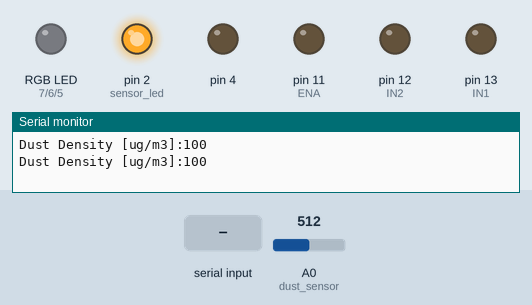
Recording of a sketch running on a simulated Arduino Uno, built with avr-gcc and run on an emulated ATmega328P. Parts: an RGB LED mixed from three pins (HIGH = lit), output pins drawn as LEDs (lit = HIGH), the last lines printed to the serial monitor. Inputs (shaded band) come from the test bench; at power-on: A0 (dust_sensor) = 512.

Above: at 3.8 s.
3.9 s: "0" received over the second serial link
At 6.9 s:
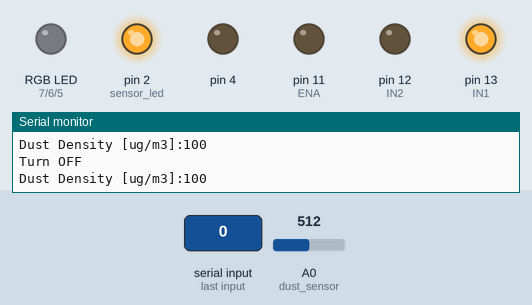
7.8 s: "1" received over the second serial link
At 9.7 s:
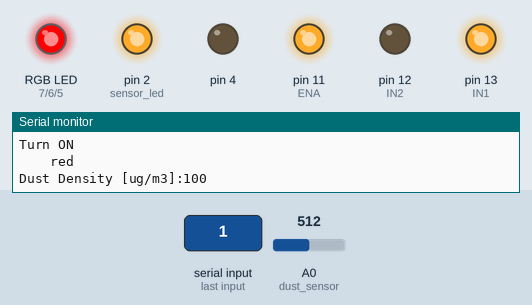
11.7 s: A0 (dust_sensor) set to 225
16.2 s: A0 (dust_sensor) set to 193
At 21.9 s:
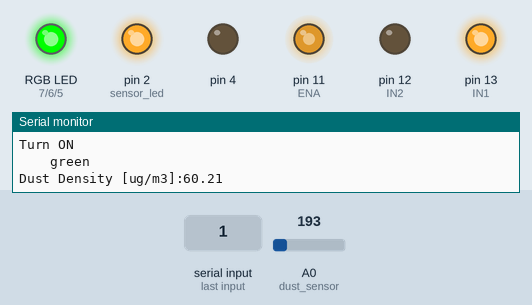
22.5 s: A0 (dust_sensor) set to 152
At 27.7 s:
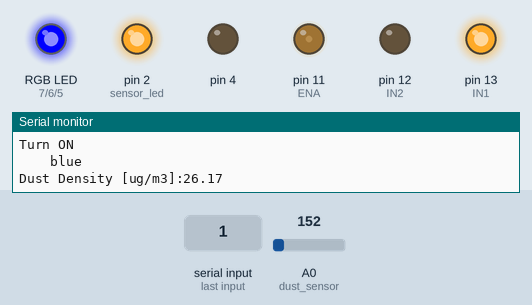
28.6 s: A0 (dust_sensor) set to 306
At 33.4 s:
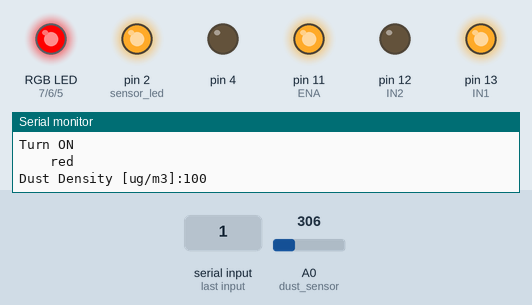
Timing chart, 0 to 34.9 s (numbered marks = the images above; inputs shaded):
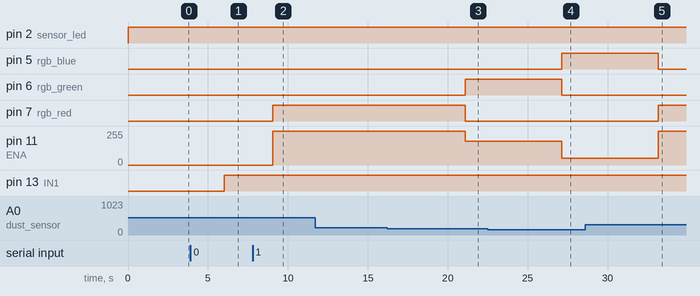

Measured:
- the behaviour switches between 211 and 210 on A0 (dust_sensor) (found by bisection; images 2 and 3)
- the behaviour switches between 163 and 162 on A0 (dust_sensor) (found by bisection; images 3 and 4)
- after the input at 3.9 s, pin 13 (IN1): LOW → HIGH after 2.1 s
- after the input at 7.8 s, pin 7 (rgb_red): LOW → HIGH after 1.2 s; pin 11 (ENA): 0/255 → 255/255 after 1.2 s
- after the input at 16.2 s, pin 6 (rgb_green): LOW → HIGH after 4.9 s; pin 7 (rgb_red): HIGH → LOW after 4.9 s; pin 11 (ENA): 255/255 → 180/255 after 4.9 s
- after the input at 22.5 s, pin 5 (rgb_blue): LOW → HIGH after 4.6 s; pin 6 (rgb_green): HIGH → LOW after 4.6 s; pin 11 (ENA): 180/255 → 50/255 after 4.6 s
- after the input at 28.6 s, pin 5 (rgb_blue): HIGH → LOW after 4.6 s; pin 7 (rgb_red): LOW → HIGH after 4.6 s; pin 11 (ENA): 50/255 → 255/255 after 4.6 s

The sketch:

Capstone_HW_Finish.ino
```cpp
#include <SoftwareSerial.h>

#define BTtx       8 // 블루투스 모듈의 tx를 D7으로 설정
#define BTrx       9 // 블루투스 모듈의 rx를 D8로 설정

SoftwareSerial BT(BTtx, BTrx); // tx, rx

char data = 0; /* 앱을 통해 0 또는 1이라는 문자열을 받을건데 0이 꺼지는 default 값이므로 0으로 설정 */

// 미세먼지 값 범위 제한
float min = 0; // 최소
float max = 100.0; // 최대

//RGBLED
int rgb_red = 7; // RGB 핀 설정
int rgb_green = 6; // RGB 핀 설정
int rgb_blue = 5; // RGB 핀 설정


//소독용 UV LED
int led = 10;

//미세먼지 센서
int dust_sensor = A0; // 미세먼지 센서 핀 설정
float dust_value = 0; // 실수형 미세먼지 값
float dustDensityug = 0; // 계산된 미세먼지 값
int sensor_led = 2; // 미세먼지 모듈의 led 핀 설정
int sampling = 280;
int waiting = 40;
float stop_time = 9680;

//DC모터
int IN1 = 13; // IN1을 11 핀으로 설정, 정방향 회전을 결정하는 핀
int IN2 = 12; // IN2을 123 핀으로 설정, 역방향 회전을 결정하는 핀
int ENA = 11; // 무조건 PWM 핀으로 설정하기, 속력 결정하는 핀

void setup(){

  BT.begin(9600); // BT를 보드레이트 9600으로 설정


  Serial.begin(9600); // 시리얼 모니터 보드레이트 설정
  pinMode(sensor_led,OUTPUT); // 미세먼지 모듈의 led 핀 출력
  pinMode(4, OUTPUT); //

  pinMode(rgb_red, OUTPUT); // RGB 핀 출력
  pinMode(rgb_green, OUTPUT); // RGB 핀 출력
  pinMode(rgb_blue, OUTPUT); // RGB 핀 출력

  pinMode(IN1, OUTPUT); // 모터 드라이버 모듈 출력 설정
  pinMode(IN2, OUTPUT); // 모터 드라이버 모듈 출력 설정
  pinMode(ENA, OUTPUT); // 모터 드라이버 모듈 출력 설정
}

void loop(){
        // 5. 블루투스 모듈 수신 확인용----------------------------------------------------------
  if(BT.available() > 0) { // 블루투스가 연결되면
    data = BT.read(); // 데이터를 수신 받아서 읽음
  }
  // 6. 실제 문자열에 따라 작동하는 구문-------------------------------------------------
  if(data == '0') { // data라는 문자열이 0이라면
    Serial.println("Turn OFF"); // 시리얼 모니터에 Turn OFF라는 문구 출력
    analogWrite(rgb_red, 0); // RGB Led Off
    analogWrite(rgb_green, 0); // RGB Led Off
    analogWrite(rgb_blue, 0); // RGB Led Off
    digitalWrite(IN1, HIGH); // 회전 멈춤
    digitalWrite(IN2, LOW); // 회전 멈춤
    digitalWrite(ENA, 0); // 팬 속도 없음
  }
  else if(data == '1') { // data라는 문자열이 1이라면
    Serial.println("Turn ON"); // 시리얼 모니터에 Turn ON라는 문구 출력
    if(dustDensityug <= 35.0){ // 미세먼지 농도가 35 이하일 때
      analogWrite(rgb_red, 0); // B를 키기 위해 R을 0으로
      analogWrite(rgb_green, 0); // B를 키기 위해 G를 0으로
      analogWrite(rgb_blue, 255); // RGB 파란불이 들어옴
      Serial.print("    ");
      Serial.println("blue"); // 파란불이 켜졌음을 시리얼 모니터로 보여주기
      digitalWrite(IN1, HIGH);
      digitalWrite(IN2, LOW);
      analogWrite(ENA, 50); // 팬 속도를 약하게 돌림
    }
    else if(35.0 < dustDensityug && dustDensityug <= 75.0){ // 미세먼지 농도가 36 이상 75 이하일 때
      analogWrite(rgb_red, 0);
      analogWrite(rgb_green, 255); // RGB 초록불이 들어옴
      analogWrite(rgb_blue, 0);
      Serial.print("    ");
      Serial.println("green");
      digitalWrite(IN1, HIGH);
      digitalWrite(IN2, LOW);
      analogWrite(ENA, 180); // 팬 속도를 중간 정도로 돌림
    }
    else if(dustDensityug > 75.0){ // 미세먼지 농도가 76 이상일 때
      analogWrite(rgb_red, 255);
      analogWrite(rgb_green, 0); // RGB 빨간불과 초록불이 같이 들어옴
      analogWrite(rgb_blue, 0);
      Serial.print("    ");
      Serial.println("red");
      digitalWrite(IN1, HIGH);
      digitalWrite(IN2, LOW);
      analogWrite(ENA, 255); // 팬 속도를 강하게 돌림
    }
  }
  else if(data == '2'){
    Serial.println("필터를 소독합니다.");
    digitalWrite(led,HIGH);
    delay(3000);
    digitalWrite(led,LOW);
  }

  // 7. 문자열 초기화----------------------------------------------------------------------------
  //data = 0; // data라는 문자열을 초기화

  digitalWrite(sensor_led, LOW);
  delayMicroseconds(sampling);

  dust_value = analogRead(dust_sensor); // 미세먼지 센서에서 값을 받아옴

  delayMicroseconds(waiting);

  digitalWrite(sensor_led, HIGH);
  delayMicroseconds(stop_time);

  dustDensityug = (0.17*(dust_value * (5.0 / 1024))-0.1)*1000; // 미세먼지 센서에서 받아온 값을 ug/m^3로 변환
  if(dustDensityug < min){
    Serial.print("Dust Density [ug/m3]:");
    Serial.println("0");
    BT.print("0");
  }
  else if(dustDensityug > min && dustDensityug <= 35.0){
    Serial.print("Dust Density [ug/m3]:");
    Serial.println(dustDensityug);
    BT.print(dustDensityug);
  }
  else if(dustDensityug > 35.0 && dustDensityug < 75){
     Serial.print("Dust Density [ug/m3]:");
    Serial.println(dustDensityug);
    BT.print(dustDensityug);
  }
  else if(dustDensityug >= max){
    Serial.print("Dust Density [ug/m3]:");
    Serial.println("100");
    BT.print("100");
  }

  delay(3000);
// ------------------------------ 여기까지 필터 관련 ---------------------------------------------------

}
```
